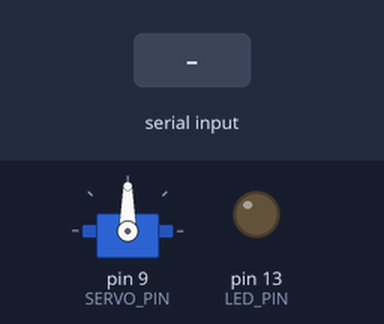
The sketch below on a simulated Arduino Uno, built with avr-gcc and run on an emulated ATmega328P. On the bench: servo, output pins drawn as LEDs (lit = HIGH). The test bench sets the inputs (shaded band). What the sketch prints to the serial monitor is not drawn.

Above: at 1.2 s.
1.3 s: "+\n" received over Serial
2.8 s: "detach\n" received over Serial
4.3 s: "90 45\n" received over Serial
Timing chart, 0 to 7.3 s (numbered marks = the images above; inputs shaded):
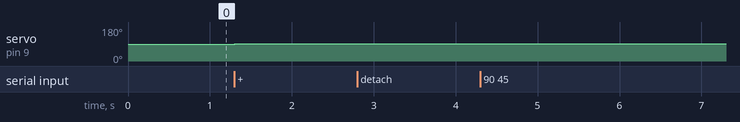

The sketch:

servo_test.ino
```cpp
// MG90S bench test: one servo, driven in microseconds from the Serial Monitor.
//
// Wiring
//   servo signal (orange) -> pin 9
//   servo +V (red)        -> battery + (4x AA, 4.8-6 V).  NOT the Arduino 5V / USB.
//   servo GND (brown)     -> battery -  AND  Arduino GND (common ground)
//   pin 13 LED            -> lights for 50 ms at every `jump`, for video sync
//
// Serial Monitor: 115200 baud.  Any line ending works.
//
// Commands
//   1500          go to 1500 us (any number)
//   c             centre (1500 us)
//   + / -         move by the step size (repeat by sending again)
//   s 1           set step size to 1 us
//   sweep A B N T slow sweep from A to B in N us steps, T ms per step
//                 (prints position; send anything to stop)
//   jump A B      go to A, wait 1 s, then jump to B with the LED flash
//   wide          allow 500-2500 us (default is 900-2100, safe for most servos)
//   detach        stop driving the servo (horn goes limp)
//   attach        drive it again at the last position
//   p             print position and settings
//   h             this help
//
// Tests (record results in STATUS.md, "MG90S parameters", measured column)
//   Degrees per us:  send 1000, 1500, 2000; read the protractor at each.
//                    deg/us = (angle at 2000 - angle at 1000) / 1000.
//   Usable travel:   `wide`, then `sweep 1500 2500 10 200` - stop when the
//                    horn stops moving or the servo buzzes; note the us.
//                    Repeat `sweep 1500 500 10 200`.  Back off 20 us from
//                    each end.  Don't hold a buzzing servo at its stop.
//   Deadband:        `1500`, `s 1`, then `+` repeatedly, watching the 100 mm
//                    pointer tip.  Count sends until it moves.  Always
//                    approach from the same side; repeat 5 times.
//   Backlash:        `1500` (powered, holding).  Rock the horn gently both
//                    ways by hand; read how far the pointer tip moves.
//                    Tip travel (mm) / 100 mm * 57.3 = backlash in degrees.
//   Speed:           mount a 60 degree step on video (240 fps), e.g.
//                    `jump 1200 1867` if deg/us = 0.09.  Frames from the LED
//                    lighting to the horn stopping / 240 = seconds per 60 deg.

#include <Servo.h>

const int SERVO_PIN = 9;
const int LED_PIN = 13;
const int SAFE_MIN = 900, SAFE_MAX = 2100;
const int WIDE_MIN = 500, WIDE_MAX = 2500;

Servo servo;
int us = 1500;
int stepUs = 10;
int lo = SAFE_MIN, hi = SAFE_MAX;

// sweep state
bool sweeping = false;
bool discarding = false;
int sweepTo = 0, sweepStep = 0;
unsigned long sweepPeriod = 0, sweepLast = 0;

char line[48];
int lineLen = 0;
unsigned long lastCharMs = 0;

void moveTo(int target) {
  if (target < lo || target > hi) {
    Serial.print(F("refused: "));
    Serial.print(target);
    Serial.print(F(" us is outside "));
    Serial.print(lo);
    Serial.print('-');
    Serial.print(hi);
    Serial.println(F(" (send `wide` to widen)"));
    return;
  }
  us = target;
  servo.writeMicroseconds(us);
  Serial.print(F("us = "));
  Serial.println(us);
}

void printHelp() {
  Serial.println(F("commands: <us>  c  + -  s <n>  sweep A B N T  jump A B  wide  detach  attach  p  h"));
}

void printStatus() {
  Serial.print(F("us = "));
  Serial.print(us);
  Serial.print(F("  step = "));
  Serial.print(stepUs);
  Serial.print(F("  limits = "));
  Serial.print(lo);
  Serial.print('-');
  Serial.print(hi);
  Serial.println(servo.attached() ? F("  attached") : F("  detached"));
}

void handle(char *cmd) {
  while (*cmd == ' ') cmd++;
  if (*cmd == '\0') return;

  int a, b, n, t;
  if (isdigit(cmd[0])) {
    moveTo(atoi(cmd));
  } else if (strcmp(cmd, "c") == 0) {
    moveTo(1500);
  } else if (strcmp(cmd, "+") == 0) {
    moveTo(us + stepUs);
  } else if (strcmp(cmd, "-") == 0) {
    moveTo(us - stepUs);
  } else if (sscanf(cmd, "s %d", &n) == 1) {
    if (n > 0) stepUs = n;
    printStatus();
  } else if (sscanf(cmd, "sweep %d %d %d %d", &a, &b, &n, &t) == 4) {
    if (n <= 0 || t <= 0) {
      Serial.println(F("sweep: step and period must be positive"));
      return;
    }
    moveTo(a);
    if (us != a) return;  // refused
    sweepTo = b;
    sweepStep = (b >= a) ? n : -n;
    sweepPeriod = t;
    sweepLast = millis();
    sweeping = true;
    Serial.println(F("sweeping - send anything to stop"));
  } else if (sscanf(cmd, "jump %d %d", &a, &b) == 2) {
    if (a < lo || a > hi || b < lo || b > hi) {
      moveTo(a < lo || a > hi ? a : b);  // prints the refusal
      return;
    }
    moveTo(a);
    delay(1000);
    digitalWrite(LED_PIN, HIGH);
    servo.writeMicroseconds(b);
    us = b;
    delay(50);
    digitalWrite(LED_PIN, LOW);
    Serial.print(F("jumped to "));
    Serial.println(us);
  } else if (strcmp(cmd, "wide") == 0) {
    lo = WIDE_MIN;
    hi = WIDE_MAX;
    printStatus();
  } else if (strcmp(cmd, "detach") == 0) {
    servo.detach();
    printStatus();
  } else if (strcmp(cmd, "attach") == 0) {
    servo.attach(SERVO_PIN, WIDE_MIN, WIDE_MAX);
    servo.writeMicroseconds(us);
    printStatus();
  } else if (strcmp(cmd, "p") == 0) {
    printStatus();
  } else if (strcmp(cmd, "h") == 0) {
    printHelp();
  } else {
    Serial.print(F("unknown: "));
    Serial.println(cmd);
    printHelp();
  }
}

void setup() {
  pinMode(LED_PIN, OUTPUT);
  Serial.begin(115200);
  // Attach with 500-2500 so writeMicroseconds isn't clamped to the library's
  // default 544-2400; the safe limits above are enforced in moveTo instead.
  servo.attach(SERVO_PIN, WIDE_MIN, WIDE_MAX);
  servo.writeMicroseconds(us);
  Serial.println(F("MG90S bench test"));
  printStatus();
  printHelp();
}

void loop() {
  while (Serial.available()) {
    char ch = Serial.read();
    if (sweeping) {  // any input stops a sweep; the rest of that line is dropped
      sweeping = false;
      discarding = true;
      Serial.print(F("stopped at "));
      Serial.println(us);
    }
    if (ch == '\r') continue;
    if (discarding) {
      if (ch == '\n') discarding = false;
      continue;
    }
    if (ch == '\n') {
      line[lineLen] = '\0';
      handle(line);
      lineLen = 0;
    } else if (lineLen < (int)sizeof(line) - 1) {
      line[lineLen++] = ch;
    }
    lastCharMs = millis();
  }

  // Serial Monitor set to "No Line Ending": run the command once input goes quiet.
  if (lineLen > 0 && millis() - lastCharMs > 100) {
    line[lineLen] = '\0';
    handle(line);
    lineLen = 0;
  }

  if (sweeping && millis() - sweepLast >= sweepPeriod) {
    sweepLast += sweepPeriod;
    int next = us + sweepStep;
    bool done = (sweepStep > 0) ? next >= sweepTo : next <= sweepTo;
    if (done) next = sweepTo;
    moveTo(next);
    if (done || us != next) {
      sweeping = false;
      Serial.println(F("sweep done"));
    }
  }
}
```

Measured:
- after the input at 1.3 s, servo on pin 9 (SERVO_PIN): 90° → 91° at once
- after the input at 2.8 s, every drawn part: stays the same
- after the input at 4.3 s, every drawn part: stays the same
